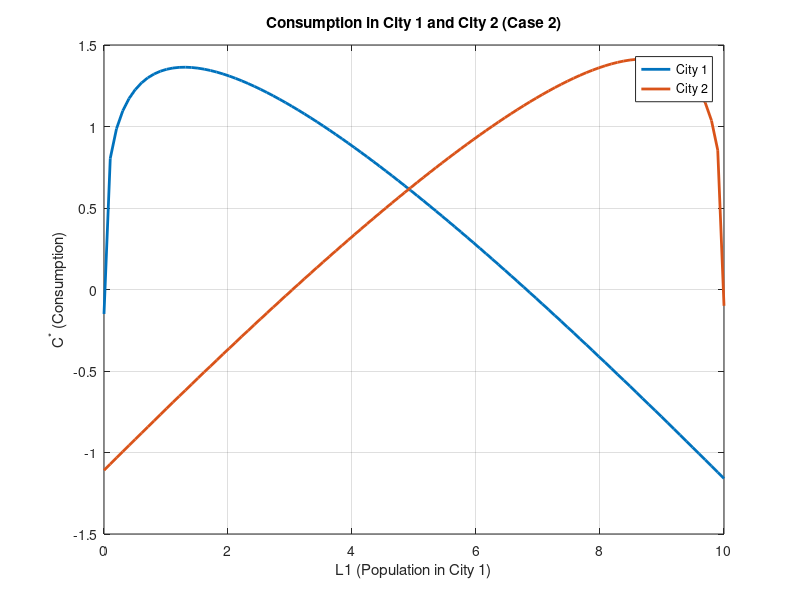

The MATLAB script that drew this image:
% input values for case 1 or 2
A1 = 2.0; A2 = 2.0
alpha1 = 0.3; alpha2 = 0.3
kappa1 = 1.0; kappa2 = 1.0
gamma1 = 1.0; gamma2 = 1.0
R01 = 0.15; R02 = 0.10
L_total = 10

L1 = linspace(0, L_total, 100) % L1 range
L2 = L_total - L1

%wages
wage1 = A1 * L1.^alpha1
wage2 = A2 * L2.^alpha2

% commuting cost
commuting_cost1 = kappa1 * (L1 / 2).^gamma1
commuting_cost2 = kappa2 * (L2 / 2).^gamma2

% rent + commuting cost
rent1 = R01 + commuting_cost1
rent2 = R02 + commuting_cost2

% net consumption
C1 = wage1 - rent1
C2 = wage2 - rent2

figure;
plot(L1, C1, 'LineWidth', 2, 'DisplayName', 'City 1')
hold on;
plot(L1, C2, 'LineWidth', 2, 'DisplayName', 'City 2')
xlabel('L1 (Population in City 1)')
ylabel('C^* (Consumption)')
title('Consumption in City 1 and City 2 (Case 2)')
legend show
grid on

equilibrium_func = @(L1) (A1 * L1.^alpha1 - (R01 + kappa1 * (L1 / 2).^gamma1)) - (A2 * (L_total - L1).^alpha2 - (R02 + kappa2 * ((L_total - L1) / 2).^gamma2))

% solve where c1 = c2
L1_eq = fsolve(equilibrium_func, L_total / 1.1); 
% choose where you start and it finds closest equ

C_eq = A1 * L1_eq.^alpha1 - (R01 + kappa1 * (L1_eq / 2).^gamma1);

%show results
fprintf('L1 = %.2f, L2 = %.2f\n', L1_eq, L_total - L1_eq);
fprintf('C* = %.2f\n', C_eq);